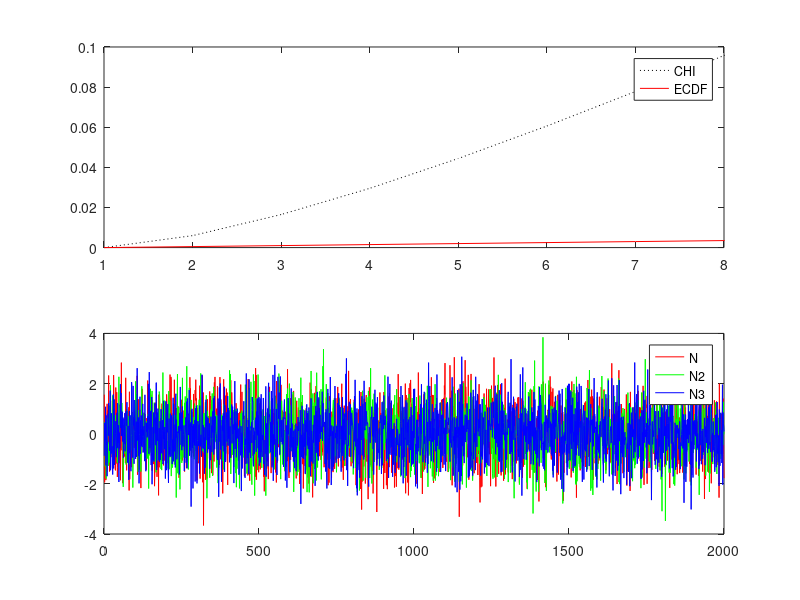

This chart was generated by the following MATLAB code: (Note: this script raises an error after producing the figure.)
%
%   =====REPORT TASK=====
%    Exercise number 1.1
%

%   Initialization;
clear;

%   a) Generate a three samples (N,N2,N3) of size 2000 from a standard normal distribution

N = normrnd(0,1,1,2000);
N2 = normrnd(0,1,1,2000);  
N3 = normrnd(0,1,1,2000);

%   b) Create a sample

Z = N.^2+N.^2+N.^3;

%   c) Create a subplot with two panels.
%       1. Upper plot should compare the empirical cumulative distribution functions (ecdf) 
%       of variables Z and the analytic cdf of χ2(3). Make the analytic curve dotted and black. 
%       Set the limit of the x-axis to run from 0 to 8.

%   Empircial cumulative distribution:

x = linspace(0,8);

ECDF = ecdf(Z);

%   Analytics CDF of χ2 with 3 degree of freedom:

CHI = chi2cdf(x,3);

%   SUBPLOT - FIRST PART( CHI & ECDF )

figure(1)
subplot(2,1,1)
plot(CHI,'linestyle',':','Color',[0,0,0]);
hold;
plot(ECDF,'linestyle','-','Color','red');

legend('CHI','ECDF','location','best');
xticks(1:8)
xlim([1,8])
ylim([0,0.1])

%   SUBPLOT - SECOND PART( ECDF of N,N2,N3 )
%       Lower plot should consist of empirical 
%       cumulative distribution functions of variables 
%       N, N2 and N3. Add a legend in ’best’ position.


%   ECDF of N, N2, N3

ECDFN = ecdf(N);
ECDFN2 = ecdf(N2);
ECDFN3 = ecdf(N3);

%   SUBPLOT
subplot(2,1,2)

%   PLOT N,N2,N3 distributions on subplot 

plot(N,'LineStyle','-','Color','red');
hold;
plot(N2,'LineStyle','-','Color','green');
plot(N3,'LineStyle','-','Color','blue');

legend('N','N2','N3','location','best');


%   d) Basic statistic of variable Z
%       Calculate the basic statistic of variable Z (mean,median,var,skewness) 
%       and compare it in one table with analytic statistics of χ2(3) distribution

%   Mean Z

Mean = mean(Z);

%   Median Z

Median = median(Z);

%   Var Z

Variance = var(Z);

%   Skewness Z

Skewness = skewness(Z,1);

%   Degree of freedom

k = 3;

%   Mean of Chi-squared 

Chi_Mean = k;

%   Median of Chi-squared

Chi_Median = k*((1-(2/9*k)))^3;

%   Variance of Chi-squared 

Chi_Variance = 2*k;

%   Skewness of Chi-squared 

Chi_Skewness = sqrt((8/k));


%
%           Create table
%


%   Define empty table

t = table;

%   Define all table arguments on both rows

firstRow = ["Variable Z";"Chi-dist"];
meanRow = [Mean;Chi_Mean];
medianRow = [Median;Chi_Median];
varianceRow = [Variance;Chi_Variance];
skewnessRow = [Skewness;Chi_Skewness];

%   Define in empty table all arguments

t.Distribution = firstRow;
t.Mean = meanRow;
t.Median = medianRow;
t.Variance = varianceRow;
t.Skewness = skewnessRow;

%   Display table

disp(t);



